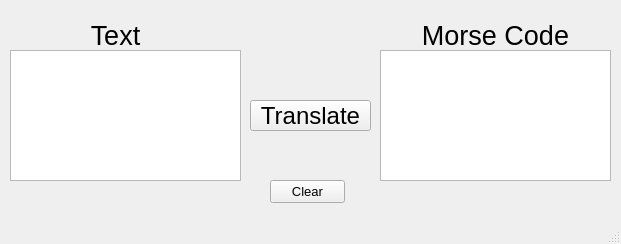
<?xml version="1.0" encoding="UTF-8"?>
<ui version="4.0">
 <class>MainWindow</class>
 <widget class="QMainWindow" name="MainWindow">
  <property name="geometry">
   <rect>
    <x>0</x>
    <y>0</y>
    <width>621</width>
    <height>244</height>
   </rect>
  </property>
  <property name="windowTitle">
   <string>Morse Code Translator</string>
  </property>
  <property name="toolButtonStyle">
   <enum>Qt::ToolButtonIconOnly</enum>
  </property>
  <widget class="QWidget" name="centralwidget">
   <widget class="QTextEdit" name="textbox">
    <property name="geometry">
     <rect>
      <x>10</x>
      <y>50</y>
      <width>231</width>
      <height>131</height>
     </rect>
    </property>
   </widget>
   <widget class="QTextEdit" name="morsecodebox">
    <property name="geometry">
     <rect>
      <x>380</x>
      <y>50</y>
      <width>231</width>
      <height>131</height>
     </rect>
    </property>
   </widget>
   <widget class="QPushButton" name="Translate">
    <property name="geometry">
     <rect>
      <x>250</x>
      <y>100</y>
      <width>121</width>
      <height>31</height>
     </rect>
    </property>
    <property name="font">
     <font>
      <pointsize>18</pointsize>
     </font>
    </property>
    <property name="text">
     <string>Translate</string>
    </property>
   </widget>
   <widget class="QLabel" name="label">
    <property name="geometry">
     <rect>
      <x>50</x>
      <y>20</y>
      <width>131</width>
      <height>31</height>
     </rect>
    </property>
    <property name="font">
     <font>
      <pointsize>20</pointsize>
     </font>
    </property>
    <property name="text">
     <string>Text</string>
    </property>
    <property name="alignment">
     <set>Qt::AlignCenter</set>
    </property>
   </widget>
   <widget class="QLabel" name="morse_code_label">
    <property name="geometry">
     <rect>
      <x>420</x>
      <y>20</y>
      <width>151</width>
      <height>31</height>
     </rect>
    </property>
    <property name="font">
     <font>
      <pointsize>20</pointsize>
     </font>
    </property>
    <property name="text">
     <string>Morse Code</string>
    </property>
    <property name="alignment">
     <set>Qt::AlignCenter</set>
    </property>
   </widget>
   <widget class="QPushButton" name="pushButton">
    <property name="geometry">
     <rect>
      <x>270</x>
      <y>180</y>
      <width>75</width>
      <height>23</height>
     </rect>
    </property>
    <property name="font">
     <font>
      <pointsize>10</pointsize>
     </font>
    </property>
    <property name="text">
     <string>Clear</string>
    </property>
   </widget>
  </widget>
  <widget class="QStatusBar" name="statusbar"/>
 </widget>
 <resources/>
 <connections/>
</ui>
